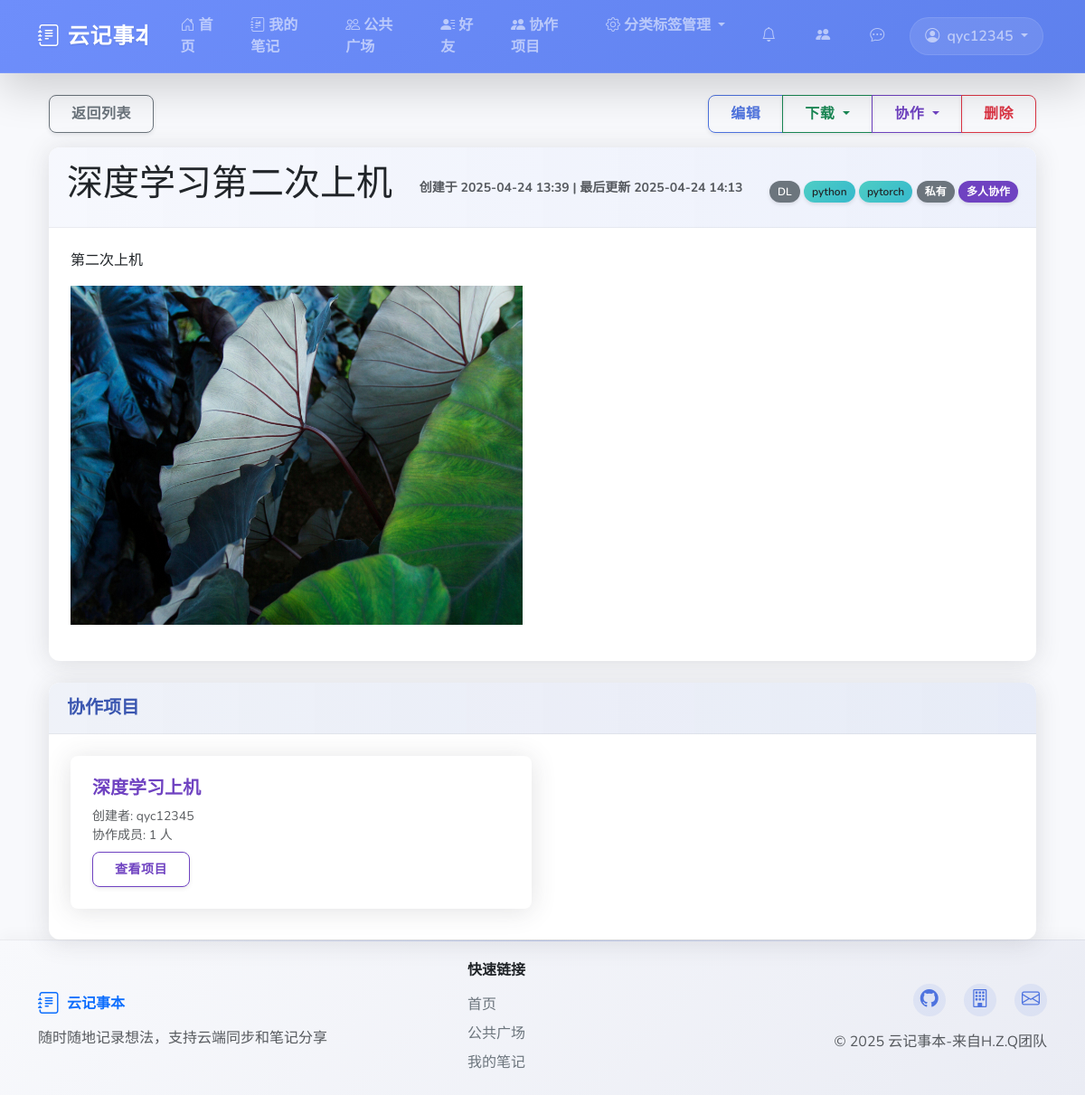
/notebooks/15/ (signed in), run on the app's committed database.
### notebooks/models.py (models this page shows, shortened)
class Notebook(models.Model):
    title = models.CharField(max_length=200, verbose_name="标题")
    content = HTMLField(verbose_name="内容")
    user = models.ForeignKey(User, on_delete=models.CASCADE, related_name="notebooks", verbose_name="所属用户")
    category = models.ForeignKey(Category, on_delete=models.SET_NULL, null=True, blank=True,
                                 related_name="notebooks", verbose_name="所属分类")
    tags = models.ManyToManyField(Tag, blank=True, related_name="notebooks", verbose_name="标签")
    created_at = models.DateTimeField(auto_now_add=True, verbose_name="创建时间")
    updated_at = models.DateTimeField(auto_now=True, verbose_name="更新时间")
    is_public = models.BooleanField(default=False, verbose_name="是否公开")
    is_featured = models.BooleanField(default=False, verbose_name="是否精选")
    class Meta:
        verbose_name = "笔记"
        verbose_name_plural = "笔记"
        ordering = ['-updated_at']

class Category(models.Model):
    name = models.CharField(max_length=100, verbose_name="分类名称")
    user = models.ForeignKey(User, on_delete=models.CASCADE, related_name="categories", verbose_name="所属用户")
    parent = models.ForeignKey('self', on_delete=models.CASCADE, null=True, blank=True,
                               related_name="subcategories", verbose_name="父分类")
    created_at = models.DateTimeField(auto_now_add=True, verbose_name="创建时间")
    class Meta:
        verbose_name = "分类"
        verbose_name_plural = "分类"
        ordering = ['name']

class Tag(models.Model):
    name = models.CharField(max_length=50, verbose_name="标签名称")
    user = models.ForeignKey(User, on_delete=models.CASCADE, related_name="tags", verbose_name="所属用户")
    created_at = models.DateTimeField(auto_now_add=True, verbose_name="创建时间")
    class Meta:
        verbose_name = "标签"
        verbose_name_plural = "标签"
        ordering = ['name']
        unique_together = ['name', 'user']  # 同一用户不能创建同名标签

### collaboration/models.py (models this page shows, shortened)
class CollaborationProject(models.Model):
    name = models.CharField(max_length=200, verbose_name="项目名称")
    description = models.TextField(blank=True, verbose_name="项目描述")
    owner = models.ForeignKey(User, on_delete=models.CASCADE, related_name="owned_projects", verbose_name="项目创建者")
    created_at = models.DateTimeField(default=timezone.now, verbose_name="创建时间")
    updated_at = models.DateTimeField(auto_now=True, verbose_name="更新时间")
    notebooks = models.ManyToManyField(Notebook, related_name="collaboration_projects", verbose_name="关联笔记")
    class Meta:
        verbose_name = "协作项目"
        verbose_name_plural = "协作项目"
        ordering = ['-updated_at']
    @property
    def members_count(self):
        return self.members.count()

### notebooks/views.py (the view, shortened to what this page needs)
# urls.py: path('<int:notebook_id>/', views.notebook_detail, name='detail'),
@login_required
def notebook_detail(request, notebook_id):
    notebook = get_object_or_404(Notebook, id=notebook_id)
    if notebook.user == request.user:
        has_edit_permission = True
    context = {
        'notebook': notebook,
        'has_edit_permission': has_edit_permission
    }
    return render(request, 'notebooks/notebook_detail.html', context)

### templates/notebooks/notebook_detail.html (shortened to what this page needs)
{% extends 'base.html' %}
{% block content %}
<div class="container">
    <div class="row mb-3">
        <div class="col">
            <a href="{% url 'notebooks:list' %}" class="btn btn-outline-secondary">
                 返回列表
            </a>
        </div>
        <div class="col-auto">
            <div class="btn-group">
                {% if user == notebook.user or has_edit_permission %}
                <a href="{% url 'notebooks:edit' notebook.id %}" class="btn btn-outline-primary" id="editButton">
                     编辑
                </a>
                {% else %}
                <button class="btn btn-outline-primary disabled-btn" id="editDisabledButton" title="您没有编辑权限">
                    <i class="fas fa-edit"></i> 编辑
                </button>
                {% endif %}
                <div class="btn-group">
                    <button type="button" class="btn btn-outline-success dropdown-toggle" data-bs-toggle="dropdown" aria-expanded="false">
                         下载
                    </button>
                </div>
                <div class="btn-group">
                    <button type="button" class="btn btn-outline-purple dropdown-toggle" data-bs-toggle="dropdown" aria-expanded="false">
                         协作
                    </button>
                </div>
                {% if user == notebook.user %}
                <a href="{% url 'notebooks:delete' notebook.id %}" class="btn btn-outline-danger">
                     删除
                </a>
                {% endif %}
            </div>
        </div>
    </div>
    <div class="card">
        <div class="card-header">
            <h1 class="card-title">{{ notebook.title }}</h1>
            <div class="text-muted">
                <small>
                    创建于 {{ notebook.created_at|date:"Y-m-d H:i" }} |
                    最后更新 {{ notebook.updated_at|date:"Y-m-d H:i" }}
                </small>
            </div>
            <div class="mt-2">
                {% if notebook.category %}
                <span class="badge bg-secondary">{{ notebook.category.name }}</span>
                {% endif %}
                {% for tag in notebook.tags.all %}
                <span class="badge bg-info text-dark">{{ tag.name }}</span>
                {% endfor %}
                {% if notebook.is_public %}
                <span class="badge bg-success">公开</span>
                {% else %}
                <span class="badge bg-secondary">私有</span>
                {% endif %}
                {% if notebook.collaboration_projects.exists %}
                <span class="badge bg-purple">
                     多人协作
                </span>
                {% endif %}
            </div>
        </div>
        <div class="card-body">
            <div class="content">
                {{ notebook.content|safe }}
            </div>
        </div>
    </div>
    {% if notebook.collaboration_projects.exists %}
    <div class="card mt-4 collaboration-section">
        <div class="card-header bg-light">
            <h5 class="mb-0"> 协作项目</h5>
        </div>
        <div class="card-body">
            <div class="row">
                {% for project in notebook.collaboration_projects.all %}
                <div class="col-md-6">
                    <div class="card project-card">
                        <div class="card-body">
                            <h5 class="project-title">{{ project.name }}</h5>
                            <p class="text-muted small mb-2">
                                 创建者: {{ project.owner.username }}
                                <br>
                                 协作成员: {{ project.members_count }} 人
                            </p>
                            <div class="mt-2">
                                <a href="{% url 'collaboration:project_detail' project.id %}" class="btn btn-sm btn-outline-purple">
                                     查看项目
                                </a>
                            </div>
                        </div>
                    </div>
                </div>
                {% endfor %}
            </div>
        </div>
    </div>
    {% endif %}
</div>
{% endblock %}

### templates/includes/navbar.html (shortened to what this page needs)
<nav class="navbar navbar-expand-lg navbar-dark bg-primary shadow-lg sticky-top">
    <div class="container">
        <a class="navbar-brand d-flex align-items-center" href="{% url 'home' %}">
            <i class="bi bi-journal-text me-2 fs-4 nav-icon-pulse"></i>
            <span class="fw-bold">云记事本</span>
        </a>
        <div class="collapse navbar-collapse" id="navbarNav">
            <ul class="navbar-nav me-auto">
                <li class="nav-item">
                    <a class="nav-link rounded-pill px-3 mx-1 nav-btn-hover" href="{% url 'home' %}">
                        <i class="bi bi-house-door me-1"></i>首页
                    </a>
                </li>
                {% if user.is_authenticated %}
                    <li class="nav-item">
                        <a class="nav-link rounded-pill px-3 mx-1 nav-btn-hover" href="{% url 'notebooks:list' %}">
                            <i class="bi bi-journal-richtext me-1"></i>我的笔记
                        </a>
                    </li>
                    <li class="nav-item">
                        <a class="nav-link rounded-pill px-3 mx-1 nav-btn-hover" href="{% url 'sharing:public' %}">
                            <i class="bi bi-people me-1"></i>公共广场
                        </a>
                    </li>
                    <li class="nav-item">
                        <a class="nav-link rounded-pill px-3 mx-1 nav-btn-hover" href="{% url 'friends:home' %}">
                            <i class="bi bi-person-lines-fill me-1"></i>好友
                        </a>
                    </li>
                    <li class="nav-item">
                        <a class="nav-link rounded-pill px-3 mx-1 nav-btn-hover" href="{% url 'collaboration:project_list' %}">
                            <i class="bi bi-people-fill me-1"></i>协作项目
                        </a>
                    </li>
                    <li class="nav-item dropdown">
                        <a class="nav-link dropdown-toggle rounded-pill px-3 mx-1 nav-btn-hover" href="#" id="managementDropdown" role="button" data-bs-toggle="dropdown" aria-expanded="false">
                            <i class="bi bi-gear me-1"></i>分类标签管理
                        </a>
                    </li>
                {% endif %}
            </ul>
            <ul class="navbar-nav">
                {% if user.is_authenticated %}
                    <li class="nav-item">
                        <a class="nav-link rounded-pill px-3 position-relative" href="{% url 'friends:friend_requests' %}" id="notificationBell">
                            <i class="bi bi-bell me-1"></i>
                        </a>
                    </li>
                    <li class="nav-item">
                        <a class="nav-link rounded-pill px-3 position-relative" href="{% url 'collaboration:project_list' %}" id="collaborationBell">
                            <i class="bi bi-people-fill me-1"></i>
                        </a>
                    </li>
                    <li class="nav-item">
                        <a class="nav-link rounded-pill px-3 position-relative" href="{% url 'friends:chat_list' %}" id="messageLink">
                            <i class="bi bi-chat-dots me-1"></i>
                        </a>
                    </li>
                    <li class="nav-item dropdown">
                        <a class="nav-link dropdown-toggle user-dropdown rounded-pill px-3" href="#" id="navbarDropdown" role="button" data-bs-toggle="dropdown">
                            <i class="bi bi-person-circle me-1"></i>
                            <span>{{ user.username }}</span>
                        </a>
                    </li>
                {% endif %}
            </ul>
        </div>
    </div>
</nav>

### static/css/custom.css (style rules this page uses)
:root { --primary-color: #4e73df; --primary-dark: #3a56b0; --primary-gradient: linear-gradient(135deg, #6e8efb, #4e73df); --secondary-color: #858796; --success-color: #1cc88a; --info-color: #36b9cc; --warning-color: #f6c23e; --danger-color: #e74a3b; --light-color: #f8f9fc; --dark-color: #5a5c69; --body-bg: #f8f9fc; --card-border-radius: 0.75rem; --btn-border-radius: 0.5rem; --transition-speed: 0.3s; --box-shadow: 0 0.15rem 1.75rem 0 rgba(58, 59, 69, 0.15); --box-shadow-hover: 0 0.5rem 2rem 0 rgba(58, 59, 69, 0.2); --box-shadow-sm: 0 0.125rem 0.25rem 0 rgba(58, 59, 69, 0.1); --font-family: 'Nunito', -apple-system, BlinkMacSystemFont, "Segoe UI", Roboto, "Helvetica Neue", Arial, sans-serif; }
html { scroll-behavior: smooth; height: 100%; }
body { background-color: var(--body-bg); font-family: var(--font-family); transition: background-color var(--transition-speed) ease; overflow-x: hidden; display: flex; flex-direction: column; min-height: 100vh; margin: 0; }
.navbar { box-shadow: 0 0.15rem 1.75rem 0 rgba(58, 59, 69, 0.15); transition: all var(--transition-speed) ease; backdrop-filter: blur(10px); -webkit-backdrop-filter: blur(10px); border-bottom: 1px solid rgba(255, 255, 255, 0.1); z-index: 1030; }
.navbar-dark.bg-primary { background: var(--primary-gradient) !important; background-size: 200% 200% !important; animation: gradientAnimation 15s ease infinite; }
.navbar-brand { font-weight: 800; font-size: 1.5rem; letter-spacing: 0.05rem; position: relative; overflow: hidden; text-shadow: 0 1px 2px rgba(0, 0, 0, 0.1); }
.navbar-brand::after { content: ''; position: absolute; bottom: 0; left: 0; width: 0; height: 2px; background-color: white; transition: width var(--transition-speed) ease; }
.nav-icon-pulse { animation: pulse 2s infinite; display: inline-block; transform-origin: center; }
.nav-link { font-weight: 600; transition: all var(--transition-speed) ease; position: relative; padding: 0.5rem 1rem; margin: 0 0.25rem; }
.nav-btn-hover { transition: all 0.3s ease; }
.user-dropdown { background-color: rgba(255, 255, 255, 0.1); border: 1px solid rgba(255, 255, 255, 0.1); transition: all 0.3s ease; }
.card { background-color: white; border: none; border-radius: var(--card-border-radius); box-shadow: var(--box-shadow); transition: all var(--transition-speed) ease; overflow: hidden; position: relative; z-index: 1; transform: translateY(0); }
.card-header { background: linear-gradient(to right, rgba(78, 115, 223, 0.05), rgba(78, 115, 223, 0.1)); border-bottom: 1px solid rgba(0, 0, 0, 0.05); padding: 1rem 1.25rem; }
.card-header h5, .card-header h2, .card-header h3, .card-header h4 { margin-bottom: 0; font-weight: 700; color: var(--primary-dark); }
.card-body { padding: 1.5rem; }
.card::before { content: ''; position: absolute; top: 0; left: 0; width: 100%; height: 100%; background: linear-gradient(135deg, rgba(110, 142, 251, 0.05), rgba(78, 115, 223, 0.05)); opacity: 0; transition: opacity var(--transition-speed) ease; z-index: -1; }
.card-header { background-color: white; border-bottom: 1px solid rgba(0, 0, 0, 0.05); font-weight: 700; border-top-left-radius: var(--card-border-radius) !important; border-top-right-radius: var(--card-border-radius) !important; padding: 1rem 1.25rem; display: flex; align-items: center; justify-content: space-between; }
.card-header h5, .card-header h4, .card-header h3, .card-header h2 { margin-bottom: 0; }
.btn { border-radius: var(--btn-border-radius); padding: 0.5rem 1.5rem; font-weight: 600; transition: all var(--transition-speed) ease; position: relative; overflow: hidden; z-index: 1; letter-spacing: 0.5px; box-shadow: var(--box-shadow-sm); }
.btn::before { content: ''; position: absolute; top: 0; left: -100%; width: 100%; height: 100%; background: rgba(255, 255, 255, 0.2); transition: all 0.4s ease; z-index: -1; }
.btn-outline-primary { color: var(--primary-color); border-color: var(--primary-color); background-color: transparent; position: relative; z-index: 1; overflow: hidden; }
.btn-outline-primary::after { content: ''; position: absolute; top: 0; left: 0; width: 0; height: 100%; background: var(--primary-gradient); transition: all 0.3s ease; z-index: -1; opacity: 0; }
.badge { font-weight: 600; padding: 0.5em 0.75em; border-radius: 50rem; box-shadow: 0 2px 4px rgba(0, 0, 0, 0.1); transition: all var(--transition-speed) ease; }
.badge.bg-info { background: linear-gradient(135deg, #4ecdc4, var(--info-color)) !important; }
.container { animation: fadeIn 0.5s ease-out; }

### data on the page
Notebook: title "深度学习第二次上机", created_at "2025-04-24 13:39", updated_at "2025-04-24 14:13", category.name "DL", content "第二次上机", content (picture)
Tag: name "python"
Tag: name "pytorch"
CollaborationProject: name "深度学习上机", owner.username "qyc12345", members_count "1"

### other printed values
{{ user.username }} "qyc12345"
